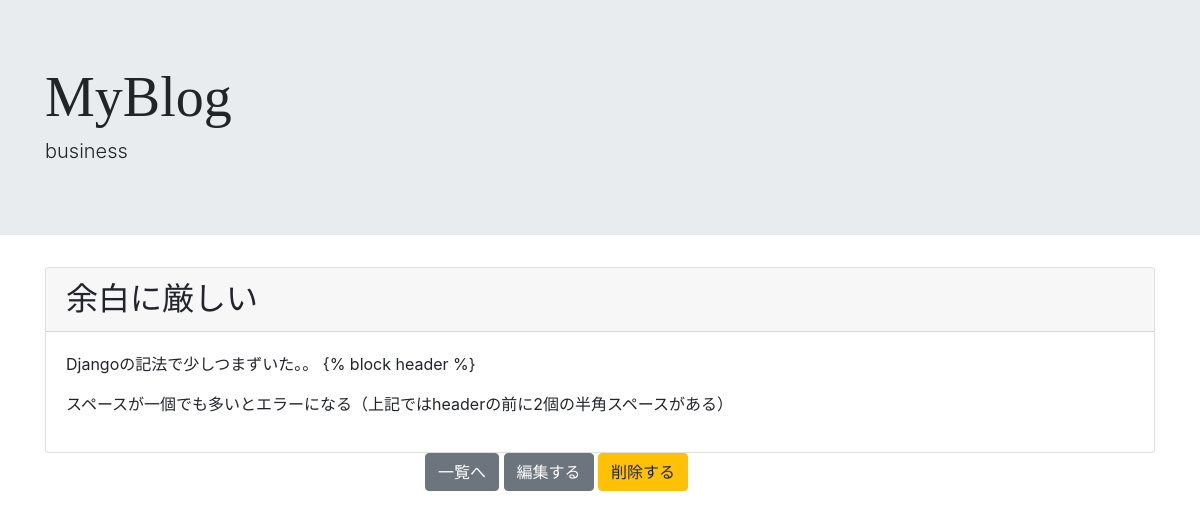
The page /detail/2/ on the database as committed earlier.
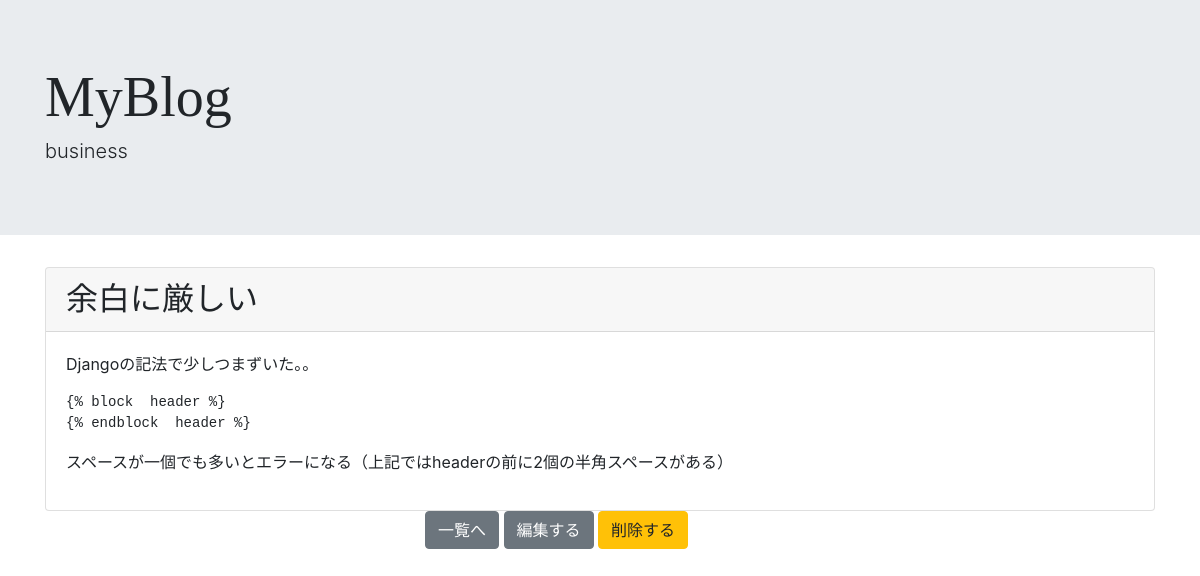
The same page on the database as committed later.
### blogpost/models.py (models this page shows, shortened)
class BlogModel(models.Model):
    title = models.CharField(max_length=100)
    content = models.TextField()
    postdate = models.DateField(auto_now_add=True)
    category = models.CharField(
        max_length=50,
        choices= CATEGORY
    )
    def markdown_to_html(self):
        md = markdown.Markdown(
            extensions=['extra', 'admonition', 'sane_lists', 'toc']
        )
        html = md.convert(self.content)
        return html

### blogpost/views.py (the view)
# urls.py: path('detail/<int:pk>/', BlogDetail.as_view(), name='detail'),
class BlogDetail(DetailView):
    template_name = 'detail.html'
    model = BlogModel

### templates/detail.html (shortened to what this page needs)
{% extends 'base.html' %}
{% block header %}
  <link rel="stylesheet" href="https://cdnjs.cloudflare.com/ajax/libs/highlight.js/9.15.6/styles/a11y-dark.min.css">
  <div class="jumbotron jumbotron-fluid bg-gradient-secondary">
  <div class="container">
    <h1 class="display-4" style='font-family:fantasy'>MyBlog</h1>
    <h3 class="lead">{{object.category}}</h3>
  </div>
</div>
{% endblock header %}
{% block content %}
    <div class='container'>
        <div class="card">
            <h2 class="card-header">{{ object.title }}</h2>
            <div class="card-body">
                {{ object.markdown_to_html|safe }}
            </div>
        </div>
    </div>
    <div class='container'>
        <div class='row'>
            <div class='col'></div>
            <div class='col'>
                <a href="{% url 'list' %}" class="btn btn-secondary">一覧へ</a>
                <a href="{% url 'update' object.pk %}" class="btn btn-secondary">編集する</a>
                <a href="{% url 'delete' object.pk %}" class="btn btn-warning">削除する</a>
            </div>
            <div class='col'></div>
    </div>
{% endblock content %}

### templates/base.html (shortened to what this page needs)
<!doctype html>
<html lang="ja">
  <head>
    <link rel="stylesheet" href="https://stackpath.bootstrapcdn.com/bootstrap/4.5.0/css/bootstrap.min.css">
  </head>
  <body>
      {% block header %}
      {% endblock header %}
      {% block content %}
      {% endblock content %}
  </body>
</html>

Rows that differ between the two databases and show on the page:
changed BlogModel "余白に厳しい": markdown_to_html "Djangoの記法で少しつまずいた。。 {% block header %} スペースが一個でも多いとエラーになる（上記ではheaderの前に2個の半角スペースがある）" → "Djangoの記法で少しつまずいた。。 {% block header %} {% endblock header %} スペースが一個でも多いとエラーになる（上記ではheaderの前に2個の半角スペースがある）"
